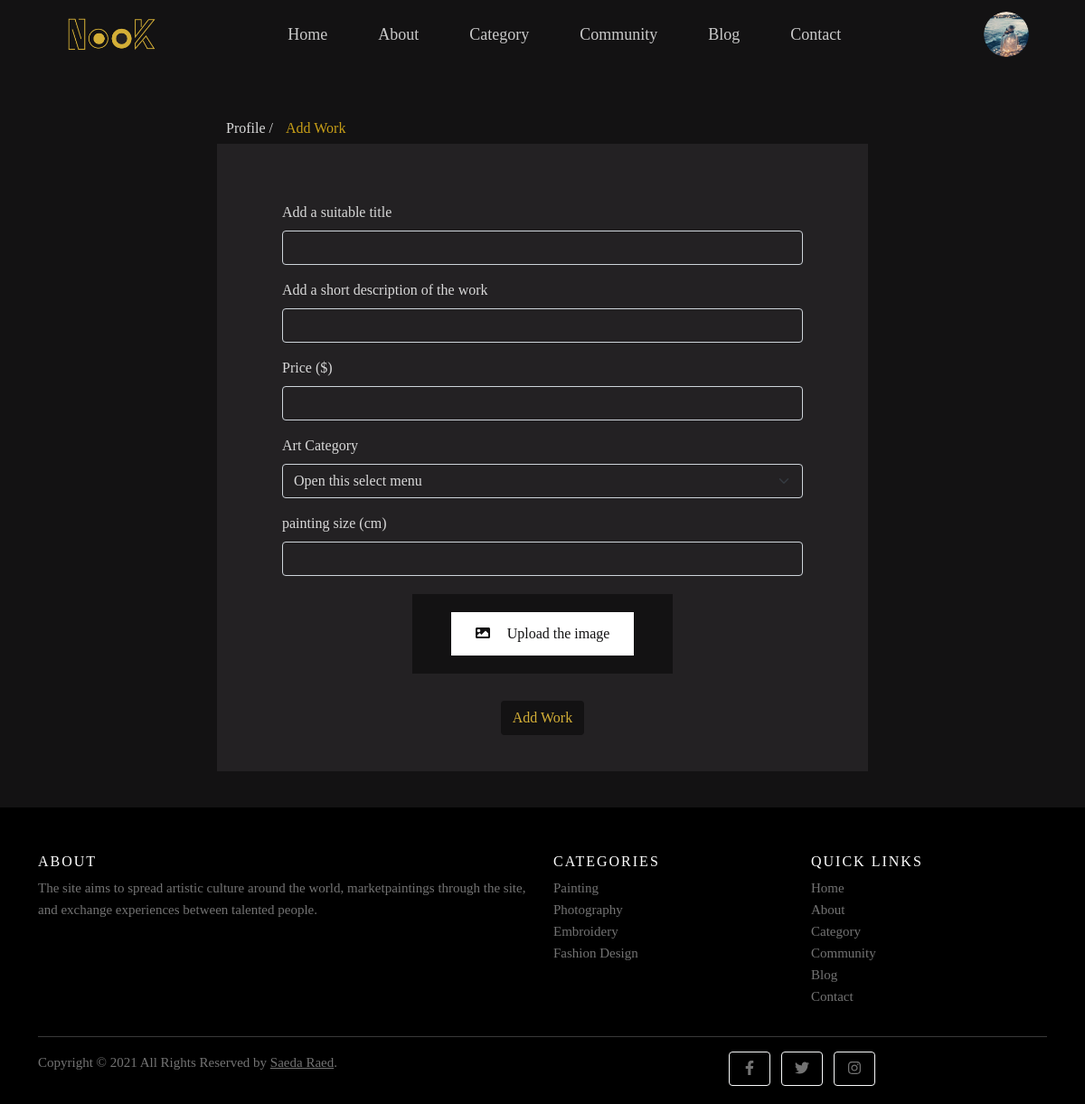
The page /adminuser/addwork (signed in) on the database its author committed.
### account/models.py (models this page shows, shortened)
class UserProfile(models.Model):
    phone = models.CharField(max_length=10, blank=True, null=True)
    photo = models.ImageField(upload_to='photos', blank=True, null=True)
    type_account = models.CharField(max_length=50, blank=True, null=True)
    category = models.ForeignKey(Category, on_delete=models.CASCADE, related_name='usercategory', blank=True, null=True)
    user = models.ForeignKey(User, on_delete=models.CASCADE, related_name='userprofile')

### pages/models.py (models this page shows)
class Category(models.Model):
    name = models.CharField(max_length=150)
    description = models.TextField(blank=True, null=True)
    photo = models.ImageField(upload_to='category', blank=True, null=True)
    def __str__(self):
        return self.name

### pages/views.py (the view, shortened to what this page needs)
# urls.py: path('<str:username>/addwork', views.addwork, name='addwork'),
@login_required
def addwork(request, username):
    user = User.objects.get(username=request.user.username)
    userprofile = UserProfile.objects.get(user = user)
    user = User.objects.get(pk=request.user.id)
    categor = UserProfile.objects.get(user=user).category
    context = {
        'title': 'nook | Add Work',
        'categor': categor,
        'category': Category.objects.all(),
        'userprofile': userprofile
    }
    return render(request, 'pages/addwork.html', context)

### templates/pages/addwork.html (shortened to what this page needs)
{% extends 'base.html' %}
{% load static %}
{% block body %}
    <div class="addWork">
        <div class="add">
            <a href="{% url 'profile' request.user.pk %}"><h6>Profile / </h6></a>
            <a class="a-last"><h6>Add Work</h6></a>
            <form method="POST" enctype="multipart/form-data" novalidate>
                <br>
                <div class="mb-3">
                    <label for="exampleInputEmail1" class="form-label">Add a suitable title</label>
                    <input type="text" name="title" maxlength="100" class="form-control" id="exampleInputEmail1" aria-describedby="emailHelp">
                </div>
                <div class="mb-3">
                    <label for="exampleInputEmail1" class="form-label">Add a short description of the work</label>
                    <input type="text" name="description" maxlength="200" class="form-control" id="exampleInputEmail1" aria-describedby="emailHelp">
                </div>
                <div class="mb-3">
                    <label for="exampleInputPrice" class="form-label">Price ($)</label>
                    <input type="number" name="price" class="form-control" id="exampleInputPassword1">
                </div>
                <div class="mb-3">
                    <label for="exampleInputPrice" class="form-label">Art Category</label>
                    <select class="form-select" name="category" aria-label="Default select example" required>
                        <option selected>Open this select menu</option>
                    </select>
                </div>
                <div class="mb-3">
                    <label for="exampleInputPrice" class="form-label">painting size (cm)</label>
                    <input type="number" class="form-control" id="exampleInputPassword1">
                </div>
                <div class="downloadImage">
                    <div class="download">
                        <label tabindex="0" for="my-file" class="input-file-trigger">
                            <i class="fas fa-image"></i>
                            Upload the image
                        </label>
                    </div>
                </div>
                <div class="but text-center">
                    <input class="btn  bg-light" type="submit" value="Add Work" name='addwork'>
                </div>
            </form>
        </div>
    </div>
{% endblock %}

### templates/parts/navbar.html (shortened to what this page needs)
{% load static %}
<div class="navigation">
    <nav class="navbar navbar-expand-lg navbar-light fixed-top ">
        <div class="container-fluid">
            <a class="navbar-brand" href="{% url 'index' %}"><img src="{% static 'images/logo.png' %}" alt=""></a>
            <div class="collapse navbar-collapse" id="navbarScroll">
                <ul class="navbar-nav me-auto my-2 my-lg-0 navbar-nav-scroll" style="">
                    {% if '/' == request.path %}
                        <li class="nav-item active">
                            <a class="nav-link" aria-current="page" href="{% url 'index' %}">Home</a>
                        </li>
                    {% else %}
                        <li class="nav-item">
                            <a class="nav-link" aria-current="page" href="{% url 'index' %}">Home</a>
                        </li>
                    {% endif %}
                    {% if 'about' in request.path %}
                        <li class="nav-item active">
                            <a class="nav-link" href="{% url 'about' %}">About</a>
                        </li>
                    {% else %}
                        <li class="nav-item">
                            <a class="nav-link" href="{% url 'about' %}">About</a>
                        </li>
                    {% endif %}
                    {% if 'category' in request.path %}
                        <li class="nav-item active">
                            <a class="nav-link" href="{% url 'category' %}">Category</a>
                        </li>
                    {% else %}
                        <li class="nav-item">
                            <a class="nav-link" href="{% url 'category' %}">Category</a>
                        </li>
                    {% endif %}
                    <li class="nav-item">
                        <a class="nav-link" href="{% url 'community' %}">Community</a>
                    </li>
                    {% if 'blog' in request.path %}
                        <li class="nav-item active">
                            <a class="nav-link" href="{% url 'blog' %}">Blog</a>
                        </li>
                    {% else %}
                        <li class="nav-item">
                            <a class="nav-link" href="{% url 'blog' %}">Blog</a>
                        </li>
                    {% endif %}
                    {% if 'contact' in request.path %}
                        <li class="nav-item active">
                            <a class="nav-link" href="{% url 'contact' %}">Contact</a>
                        </li>
                    {% else %}
                        <li class="nav-item">
                            <a class="nav-link" href="{% url 'contact' %}">Contact</a>
                        </li>
                    {% endif %}
                </ul>
            {% if not request.user.is_authenticated %}
                    <a href="{% url 'signin' %}"><button class="btn btn-outline-success" >Sign In</button></a>
            </div>
            {% else %}
            </div>
            <form class="d-flex" >
                <div class="dropdown">
                    <div class="profile"  class="dropdown-toggle" type="button" id="dropdownMenu2" data-bs-toggle="dropdown" aria-expanded="false">
                        {% if userprofile.photo %}
                        <img src="{{userprofile.photo.url}}" alt="">
                        {% else %}
                        <img src="{% static 'images/avtar.jpg' %}" alt="">
                        {% endif %}
                </div>
                </div>
            </form>
            {% endif %}
        </div>
    </nav>
</div>

### templates/parts/footer.html
{% load static %}
<footer class="site-footer">
    <div class="container">
        <div class="row">
            <div class="col-sm-12 col-md-6" data-aos="fade-right">
                <h6>About</h6>
                <p class="text-justify">The site aims to spread artistic culture
                    around the world, marketpaintings
                    through the site, and exchange
                    experiences between talented people.</p>
            </div>
            <div class="col-xs-6 col-md-3" data-aos="fade-down">
                <h6>Categories</h6>
                <ul class="footer-links">
                    {% for cat in category %}
                        <li><a href="#">{{cat.name|title}}</a></li>
                    {% endfor %}
                </ul>
            </div>
            <div class="col-xs-6 col-md-3" data-aos="fade-down">
                <h6>Quick Links</h6>
                <ul class="footer-links">
                    <li><a href="{% url 'index' %}">Home</a></li>
                    <li><a href="{% url 'about' %}">About</a></li>
                    <li><a href="{% url 'category' %}">Category</a></li>
                    <li><a href="{% url 'community' %}">Community</a></li>
                    <li><a href="{% url 'blog' %}">Blog</a></li>
                    <li><a href="{% url 'contact' %}">Contact</a></li>
                </ul>
            </div>
        </div>
        <hr>
    </div>
    <div class="container">
        <div class="row">
            <div class="col-md-8 col-sm-6 col-xs-12">
                <p class="copyright-text">Copyright &copy; 2021 All Rights Reserved by
                    <a href="#">Saeda Raed</a>.
                </p>
            </div>
            <div class="col-md-4 col-sm-6 col-xs-12">
                <div class="iconSocial">
                    <a class="btn btn-outline-light btn-social mx-1" href="#!"><i class="fab fa-fw fa-facebook-f"></i></a>
                    <a class="btn btn-outline-light btn-social mx-1" href="#!"><i class="fab fa-fw fa-twitter"></i></a>
                    <a class="btn btn-outline-light btn-social mx-1" href="#!"><i class="fab fa-fw fa-instagram"></i></a>
                </div>
            </div>
        </div>
    </div>
</footer>

### static/css/main.css (style rules this page uses)
* { -webkit-box-sizing: border-box; -moz-box-sizing: border-box; -o-box-sizing: border-box; box-sizing: border-box; }
body { background-color: #131213 !important; font-family: Roboto Slab !important; top: 0; left: 0; }
.navigation { height: 10vh; }
.navbar { width: 100%; margin: 0 auto; padding-top: 13px !important; }
.navbar .navbar-brand img { height: 40px; margin-left: 60px; }
.navbar .navbar-collapse ul { margin: 0 auto; padding-right: 30px; }
.navbar .navbar-collapse .navbar-nav .nav-item { margin: 0 20px; }
.navbar .navbar-collapse .navbar-nav .nav-item a { color: #C9C9C9; font-size: large; transition: .7s; position: relative; }
.navbar .navbar-collapse .navbar-nav .nav-item a::after { content: ""; position: absolute; width: 0; height: 2px; background-color: #D4AF37; left: 0; top: 100%; transition: .8s; }
.navigation .profile { width: 50px; height: 50px; border-radius: 50%; overflow: hidden; position: relative; margin-right: 50px; }
.navigation .profile img { width: 50px; height: 50px; position: absolute; top: 50%; left: 50%; transform: translate(-50%, -50%); border-radius: 50%; }
.site-footer { background-color:#000; padding:45px 0 20px; font-size:15px; line-height:24px; color:#737373; }
.site-footer hr { border-top-color:#bbb; opacity:0.5 }
.site-footer h6 { color:#fff; font-size:16px; text-transform:uppercase; margin-top:5px; letter-spacing:2px }
.site-footer a { color:#737373; }
.footer-links { padding-left:0; list-style:none }
.footer-links li { display:block }
.footer-links a { text-decoration: none; color:#737373 }
.copyright-text { margin:0 }
.addWork { margin-top: 50px; margin-bottom: 40px; }
.addWork .add { width: 60%; margin: 0 auto; }
a h6 { color: #D9D9D9; margin-left: 10px; display: inline-block; }
.a-last { cursor: default; }
.a-last h6 { color: #C79E17 !important; }
.addWork .add form { background-color: #232123; padding: 40px 0px; }
.addWork .add form div { width: 80%; margin: 0 auto; }
.addWork .add form div label { color: #D9D9D9; }
.addWork .add form div input { background-color: transparent; color: #D9D9D9; }
.addWork .add form div select { background-color: transparent; color: #D9D9D9; }
.addWork .add form div select option { color: black; }
.addWork .add form .downloadImage { width: 40%; margin: 20px auto 30px auto; background-color: #131213; padding: 20px 0px; }
.addWork .add form .downloadImage .download { background-color: white; color: #131213; width: 70%; margin: 0 auto; }
.js .input-file-trigger { display: block; padding: 12px 20px; text-align: center; background: #39D2B4; color: #131213 !important; background-color: white; font-size: 1em; transition: all .4s; cursor: pointer; }
.fa-image { margin-right: 15px; }
.addWork .add form div .btn { color: #D4AF37; background-color: #131213 !important; }

### rows shown on the page
UserProfile: photo (picture)
Category: name "Painting"
Category: name "Photography"
Category: name "Embroidery"
Category: name "Fashion Design"
